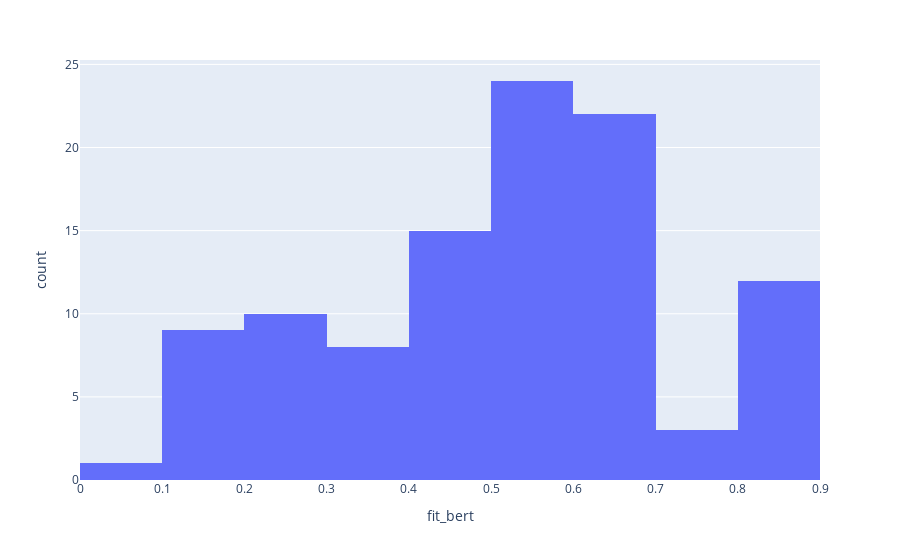

The notebook cell saved with this chart:
### Code cell
fig = px.histogram(df['fit_bert'], x="fit_bert")
fig

### Figure 1 — Plotly figure (JSON) as saved in the notebook; plotly's stock layout.template omitted (floating-point values rounded to 4 significant figures)
{"data": [{"alignmentgroup": "True", "bingroup": "x", "hovertemplate": "fit_bert=%{x}<br>count=%{y}<extra></extra>", "legendgroup": "", "marker": {"color": "#636efa", "pattern": {"shape": ""}}, "name": "", "offsetgroup": "", "orientation": "v", "showlegend": false, "type": "histogram", "x": [0.58, 0.25, 0.8, 0.42, 0.21, 0.84, 0.61, 0.63, 0.61, 0.53, 0.18, 0.57, 0.38, 0.58, 0.58, 0.25, 0.8, 0.42, 0.58, 0.25, 0.8, 0.42, 0.21, 0.84, 0.61, 0.63, 0.65, 0.64, 0.65, 0.64, 0.58, 0.25, 0.8, 0.42, 0.21, 0.84, 0.61, 0.63, 0.61, 0.53, 0.18, 0.57, 0.38, 0.58, 0.25, 0.8, 0.42, 0.21, 0.84, 0.61, 0.63, 0.61, 0.53, 0.18, 0.57, 0.38, 0.58, 0.8, 0.42, 0.84, 0.63, 0.53, 0.18, 0.57, 0.38, 0.62, 0.57, 0.6, 0.41, 0.41, 0.44, 0.68, 0.71, 0.5, 0.55, 0.66, 0.43, 0.37, 0.61, 0.42, 0.53, 0.79, 0.31, 0.58, 0.18, 0.44, 0.09, 0.58, 0.56, 0.16, 0.15, 0.5, 0.16, 0.55, 0.13, 0.29, 0.8, 0.36, 0.68, 0.7, 0.47, 0.47, 0.3, 0.47], "xaxis": "x", "yaxis": "y"}], "layout": {"autosize": true, "barmode": "relative", "legend": {"tracegroupgap": 0}, "margin": {"t": 60}, "xaxis": {"anchor": "y", "autorange": true, "domain": [0, 1], "range": [6.939e-17, 0.9], "title": {"text": "fit_bert"}, "type": "linear"}, "yaxis": {"anchor": "x", "autorange": true, "domain": [0, 1], "range": [0, 25.26], "title": {"text": "count"}}}}
